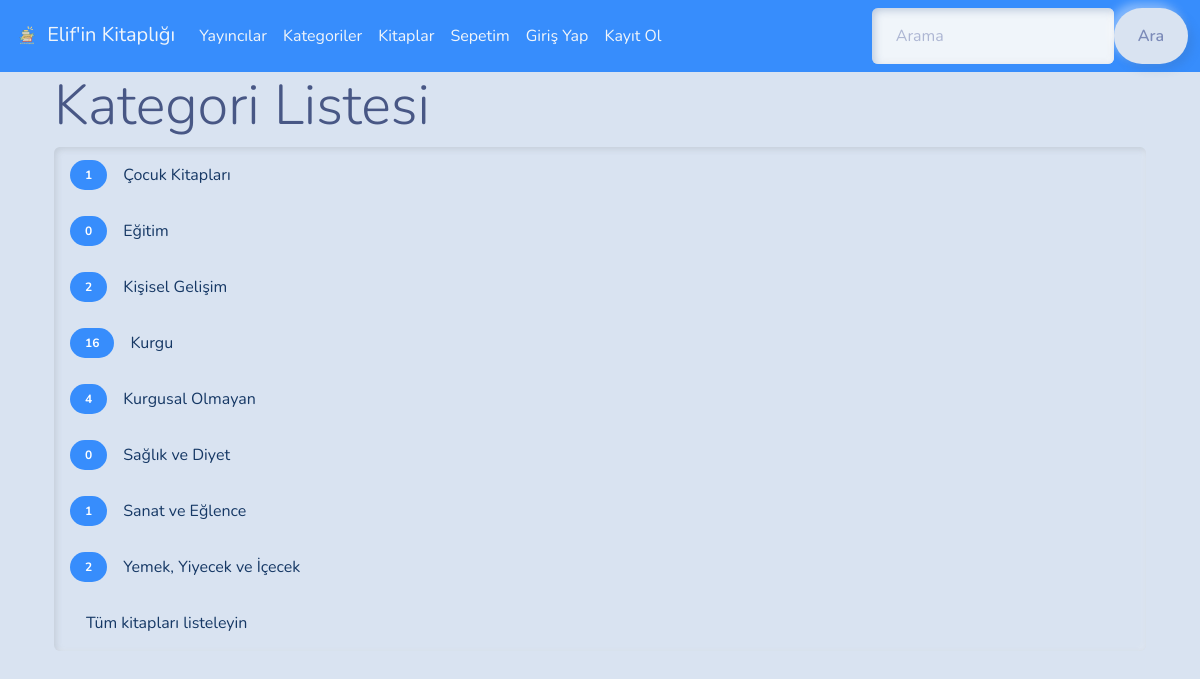
The page /kategori_listesi.php on the database its author committed.
### tables this page shows
CREATE TABLE `category` (
  `categoryid` int(10) NOT NULL,
  `category_name` varchar(60) NOT NULL
);

### kategori_listesi.php (the view, shortened to what this page needs)
<?php
    $conn = db_connect();
    $query = "SELECT * FROM category ORDER BY category_name";
    $result = mysqli_query($conn, $query);
    require "./template/header.php";
?>
    <div class="container">
        <h1 class="display-4">Kategori Listesi</h1>
        <ul class="list-group">
        <?php
            while($row = mysqli_fetch_assoc($result)){
                $count = 0;
                $query = "SELECT categoryid FROM books";
                $result2 = mysqli_query($conn, $query);
                while ($pubInBook = mysqli_fetch_assoc($result2)){
                    if($pubInBook['categoryid'] == $row['categoryid']){
                        $count++;
                    }
                }
        ?>
            <li class="list-group-item list-group-item-action list-group-item-primary d-flex align-items-center ">
                <span class="badge bg-primary rounded-pill"><?php echo $count; ?></span>
                <a  class="list-group-item " href="kategorilerine_kitap.php?catid=<?php echo $row['categoryid']; ?>"><?php echo $row['category_name']; ?></a>
            </li>
        <?php } ?>
            <li class="list-group-item list-group-item-action list-group-item-primary d-flex align-items-center ">
                <a  class="list-group-item " href="kitaplar.php">Tüm kitapları listeleyin</a>
            </li>
        </ul>
    </div>
<?php
    require "./template/footer.php";
?>

### rows shown on the page
category: count "1", category_name "Çocuk Kitapları"
category: count "0", category_name "Eğitim"
category: count "2", category_name "Kişisel Gelişim"
category: count "16", category_name "Kurgu"
category: count "4", category_name "Kurgusal Olmayan"
category: count "0", category_name "Sağlık ve Diyet"
category: count "1", category_name "Sanat ve Eğlence"
category: count "2", category_name "Yemek, Yiyecek ve İçecek"
